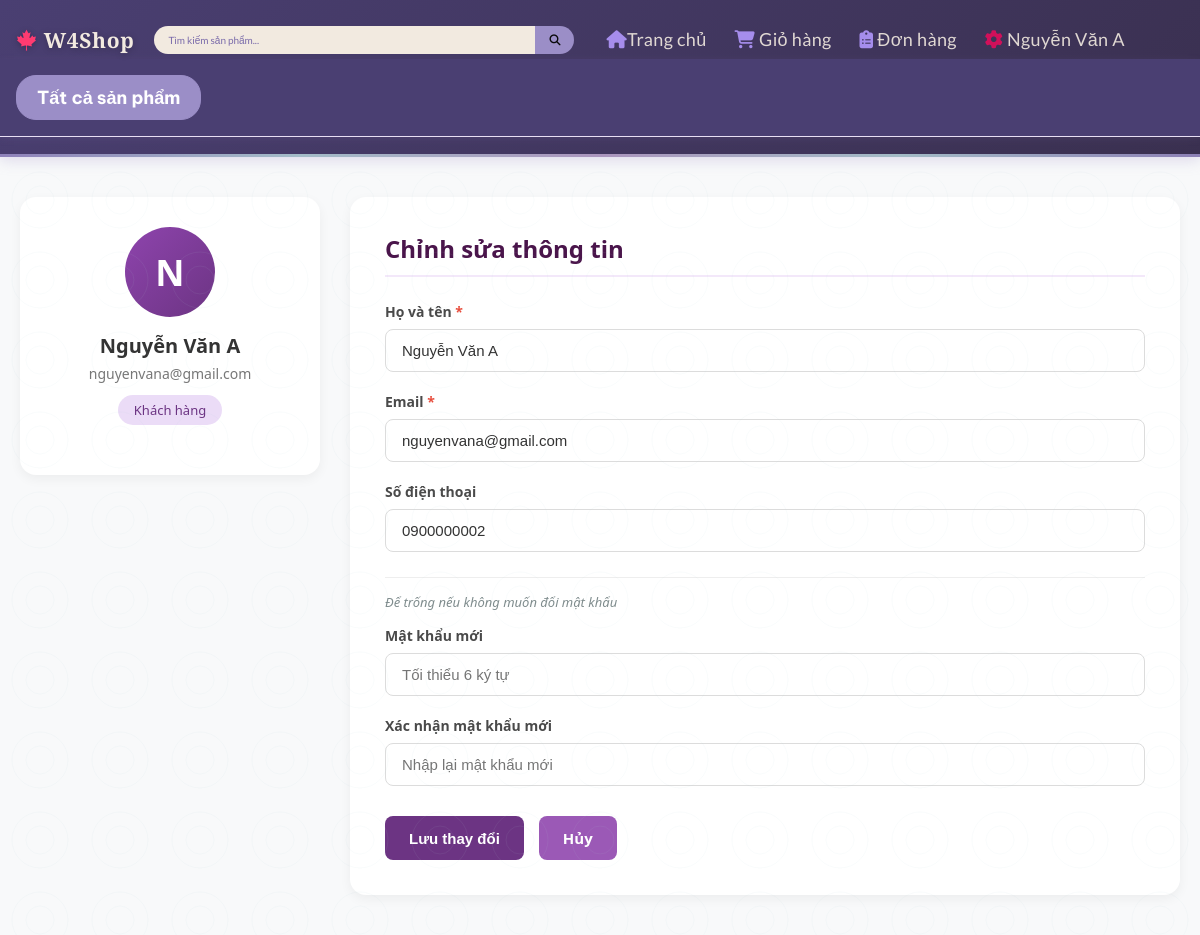
The app's page /profile/edit (signed in) with its own data.
### tables this page shows
CREATE TABLE `users` (
  `user_id` int(11) NOT NULL,
  `full_name` varchar(100) NOT NULL,
  `email` varchar(150) NOT NULL,
  `password_hash` varchar(255) NOT NULL,
  `phone` varchar(20) DEFAULT NULL,
  `role` enum('customer','admin') NOT NULL DEFAULT 'customer',
  `created_at` datetime NOT NULL DEFAULT current_timestamp()
);

### app/views/profile/edit.php (the view, shortened to what the rows shown need)
<?php
include dirname(__DIR__) . '/layouts/header.php';
?>
<link rel="stylesheet" href="/WEB_GR4/public/assets/css/user/profileEdit.css">
<div class="profile-page">
    <div class="profile-container">
        <div class="profile-grid">
            <div class="profile-card profile-sidebar">
                <div class="profile-avatar">
                    <?= strtoupper(substr($user['full_name'], 0, 1)) ?>
                </div>
                <div class="profile-name"><?= htmlspecialchars($user['full_name']) ?></div>
                <div class="profile-email"><?= htmlspecialchars($user['email']) ?></div>
                <div class="profile-role-wrap">
                    <span class="profile-role profile-role--<?= $user['role'] ?>">
                        <?= $user['role'] === 'admin' ? 'Quản trị viên' : 'Khách hàng' ?>
                    </span>
                </div>
            </div>
            <div class="profile-content">
                <div class="profile-section">
                    <div class="profile-section-header">
                        <h2 class="profile-section-title">Chỉnh sửa thông tin</h2>
                    </div>
                    <div class="profile-section-body">
                        <form method="POST" action="/WEB_GR4/profile/update">
                            <div class="form-group">
                                <label for="full_name">Họ và tên <span class="required">*</span></label>
                                <input type="text" id="full_name" name="full_name"
                                       value="<?= htmlspecialchars($user['full_name']) ?>"
                                       required maxlength="100">
                            </div>
                            <div class="form-group">
                                <label for="email">Email <span class="required">*</span></label>
                                <input type="email" id="email" name="email"
                                       value="<?= htmlspecialchars($user['email']) ?>"
                                       required maxlength="150">
                            </div>
                            <div class="form-group">
                                <label for="phone">Số điện thoại</label>
                                <input type="tel" id="phone" name="phone"
                                       value="<?= htmlspecialchars($user['phone'] ?? '') ?>"
                                       maxlength="20" placeholder="Để trống nếu không muốn thay đổi">
                            </div>
                            <hr class="form-divider">
                            <p class="form-note">Để trống nếu không muốn đổi mật khẩu</p>
                            <div class="form-group">
                                <label for="password">Mật khẩu mới</label>
                                <input type="password" id="password" name="password"
                                       minlength="6" autocomplete="new-password"
                                       placeholder="Tối thiểu 6 ký tự">
                            </div>
                            <div class="form-group">
                                <label for="confirm_password">Xác nhận mật khẩu mới</label>
                                <input type="password" id="confirm_password" name="confirm_password"
                                       autocomplete="new-password"
                                       placeholder="Nhập lại mật khẩu mới">
                            </div>
                            <div class="form-actions">
                                <button type="submit" class="profile-btn profile-btn--primary">Lưu thay đổi</button>
                                <a href="/WEB_GR4/profile" class="profile-btn profile-btn--secondary">Hủy</a>
                            </div>
                        </form>
                    </div>
                </div>
            </div>
        </div>
    </div>
</div>

### core/Router.php (shortened to what the rows shown need)
<?php
class Router {
    private $routes = [];
    public function get($path, $controller, $method) {
        $this->routes[] = ['path' => $path, 'controller' => $controller, 'method' => $method, 'httpMethod' => 'GET'];
    }
    public function post($path, $controller, $method) {
        $this->routes[] = ['path' => $path, 'controller' => $controller, 'method' => $method, 'httpMethod' => 'POST'];
    }
    public function dispatch() {
        $url = parse_url($_SERVER['REQUEST_URI'], PHP_URL_PATH);
        $base = '/WEB_GR4';
        if (strpos($url, $base) === 0) {
            $url = substr($url, strlen($base));
        }
        $httpMethod = $_SERVER['REQUEST_METHOD'];
        foreach ($this->routes as $route) {
            if ($route['httpMethod'] === $httpMethod && $this->match($route['path'], $url, $params)) {
                $ctrl = new $route['controller']();
                call_user_func_array([$ctrl, $route['method']], $params);
                return;
            }
        }
    }
    private function match($routePath, $url, &$params) {
        $pattern = preg_replace('/\{(\w+)\}/', '([^/]+)', $routePath);
        $pattern = '#^' . $pattern . '$#';
        if (preg_match($pattern, $url, $matches)) {
            return true;
        }
        return false;
    }
}
?>

### app/views/layouts/header.php (shortened to what the rows shown need)
<!DOCTYPE html>
<html lang="vi">
<head>
    <link rel="stylesheet" href="/WEB_GR4/public/assets/css/user/style.css">
    <link rel="stylesheet" href="/WEB_GR4/public/assets/css/user/style_product.css">
    <link rel="stylesheet" href="https://cdnjs.cloudflare.com/ajax/libs/font-awesome/6.5.2/css/all.min.css">
</head>
<body>
<header class="navbar" id="navbar">
    <div class="container nav-inner">
        <a href="/WEB_GR4/" class="logo"><i class="fa-brands fa-canadian-maple-leaf" style="color: rgb(255, 59, 113);"></i> W4Shop</a>
        <div class="search-wrap">
            <input type="text" id="searchInput" placeholder="Tìm kiếm sản phẩm..." autocomplete="off">
            <button onclick="doSearch()"><i class="fa-solid fa-magnifying-glass" style="color: rgb(9, 9, 9);"></i></button>
        </div>
        <nav class="nav-container" id="navContainer">
            <ul class="nav-links">
                <li><a href="/WEB_GR4/"><i class="fas fa-home" style="color: rgb(177, 151, 252);"></i>Trang chủ</a></li>
                <li class="cart-link"><a href="/WEB_GR4/cart"><i class="fas fa-shopping-cart" style="color: rgb(177, 151, 252);"></i> Giỏ hàng</a></li>
                <li class="order-link"><a href="/WEB_GR4/orders"> <i class="fa-solid fa-clipboard-list" style="color: rgb(177, 151, 252);"></i> Đơn hàng</a></li>
                <?php if (isset($_SESSION['user_id']) && ($_SESSION['role'] ?? '') !== 'admin'): ?>
                    <li>
                        <a href="/WEB_GR4/profile"><i class="fa-solid fa-gear" style="color: rgb(226, 13, 91);"></i>
                        <?php echo htmlspecialchars($_SESSION['full_name']); ?>
                        </a>
                    </li>
                    <?php else: ?>
                    <li><a href="/WEB_GR4/login" class ="btn-logout-pill">
                        <i class="fa-solid fa-user" style="color: rgb(177, 151, 252);"></i> Đăng nhập
                    </a></li>
                <?php endif; ?>
            </ul>
        </nav>
    </div>
    <div class="categories-bar">
    <div class="container">
        <div class="categories-list" id="idcategoriesList">
            <a href="/WEB_GR4/products" class="category-link all-products">Tất cả sản phẩm</a>
        </div>
    </div>
</div>
</header>

### records on screen
users: full_name "N", full_name "Nguyễn Văn A", email "nguyenvana@gmail.com", role "Khách hàng", phone "0900000002"
